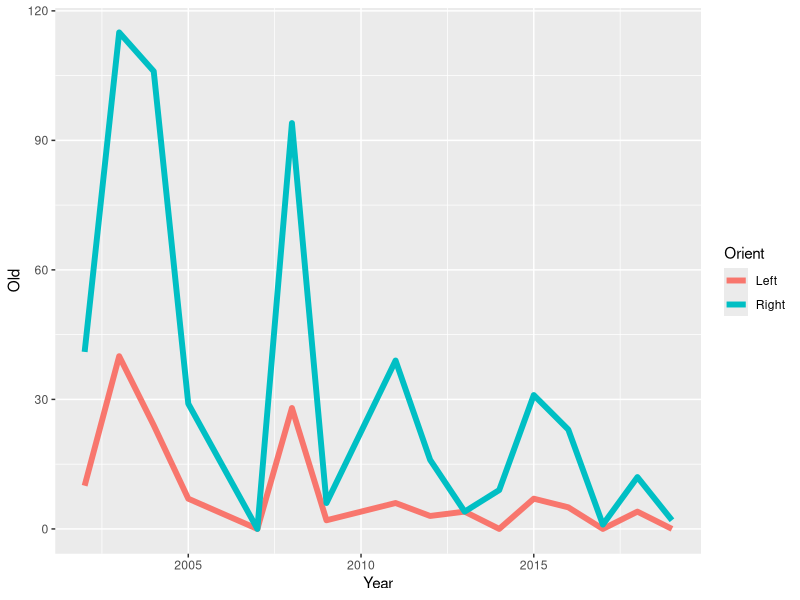
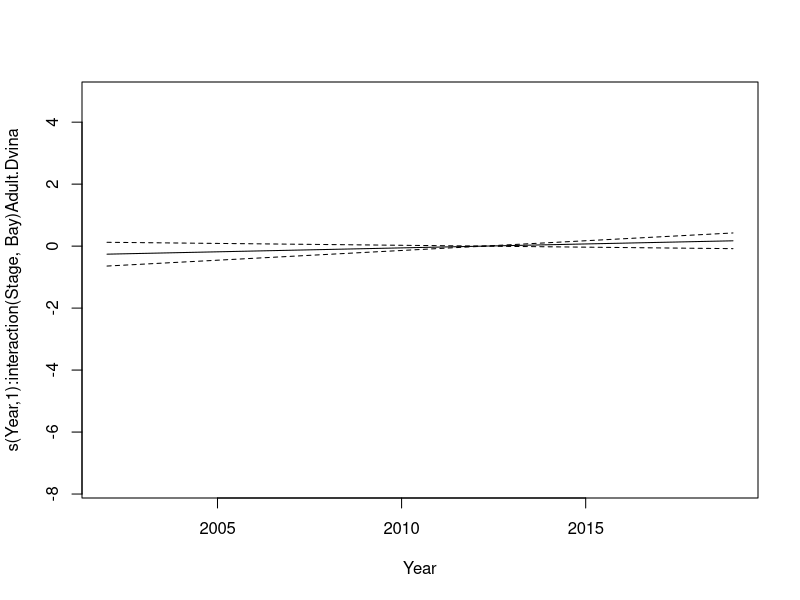
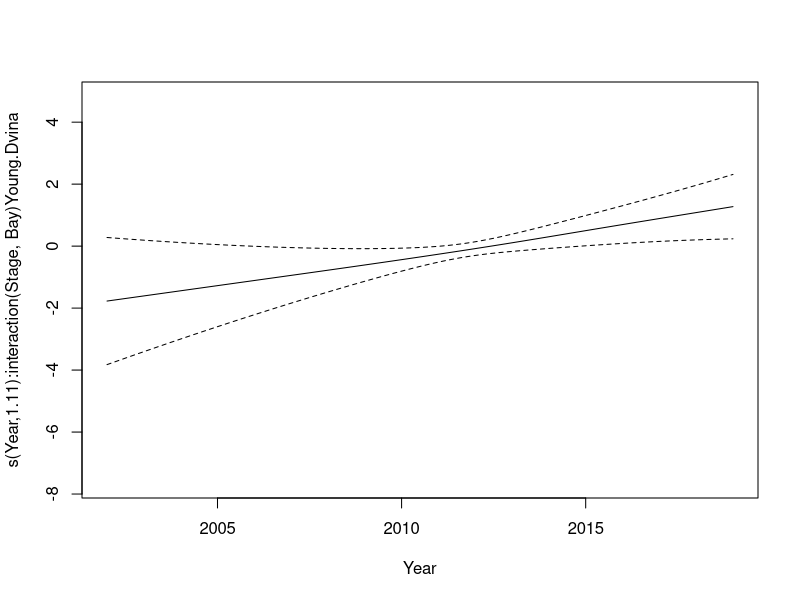
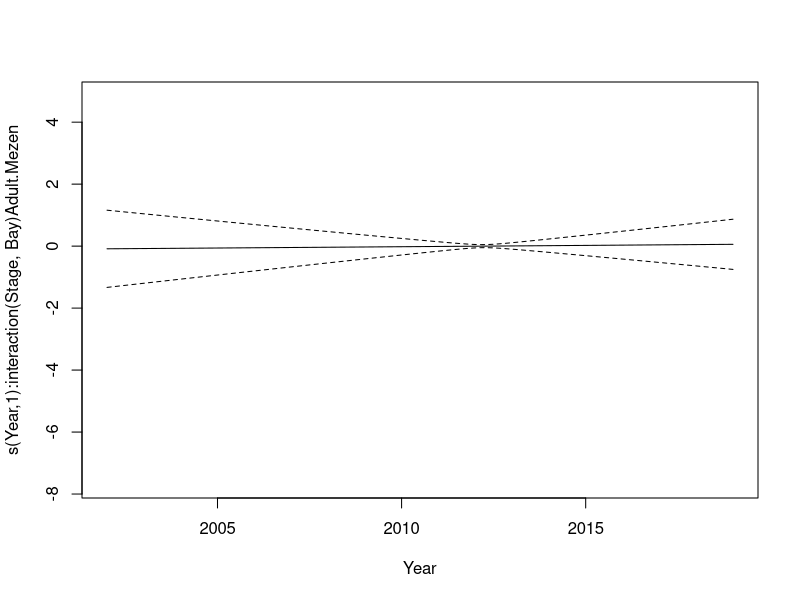
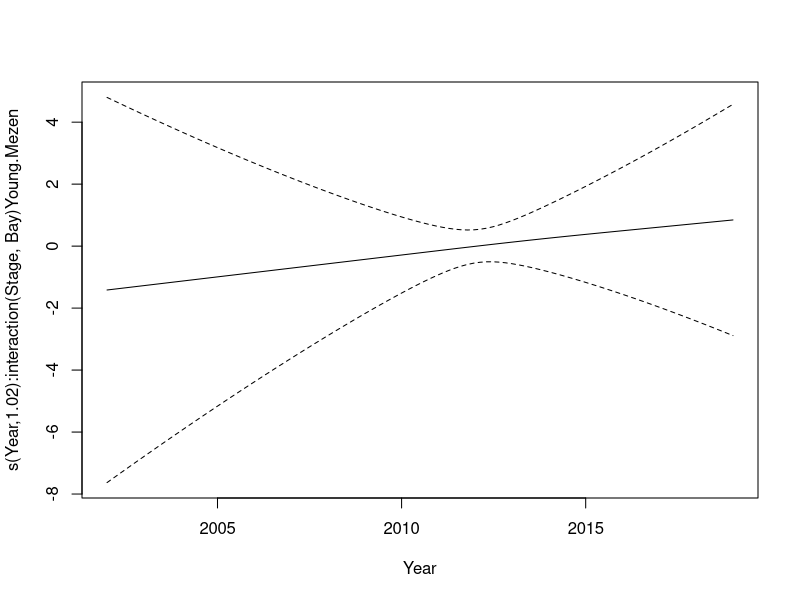
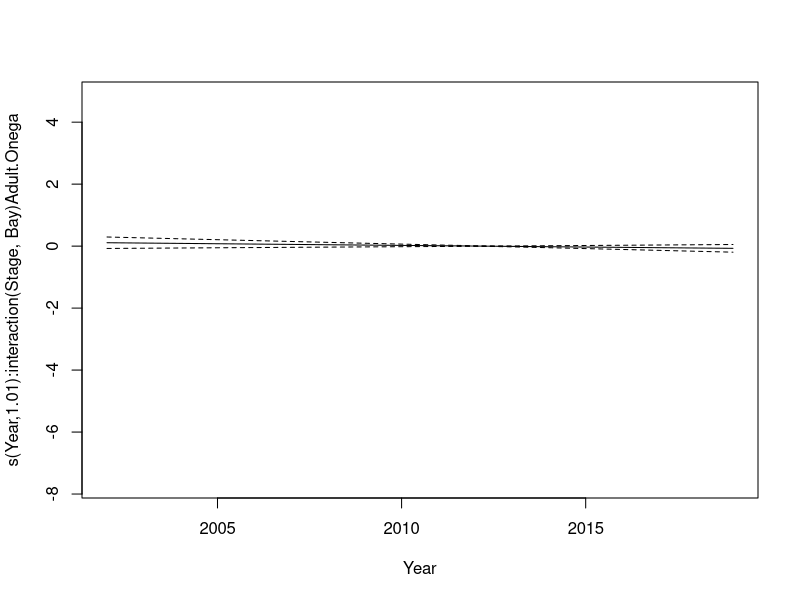
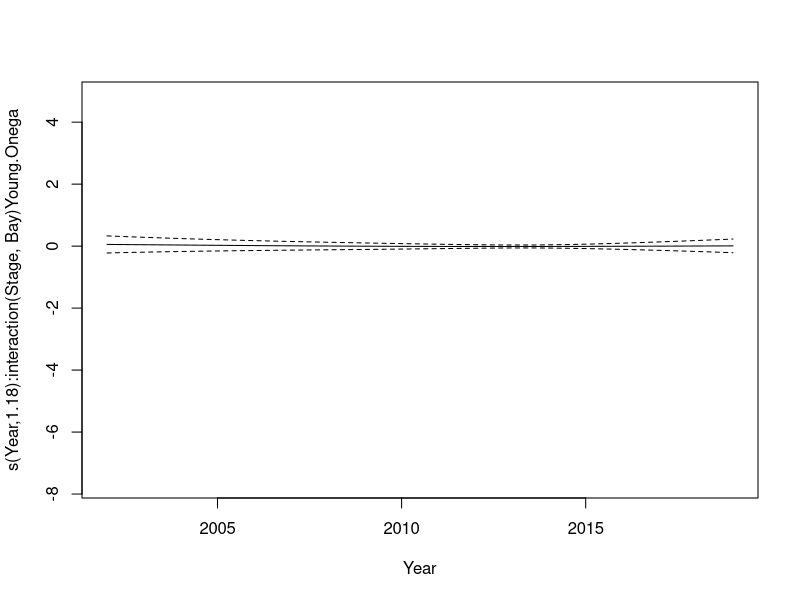
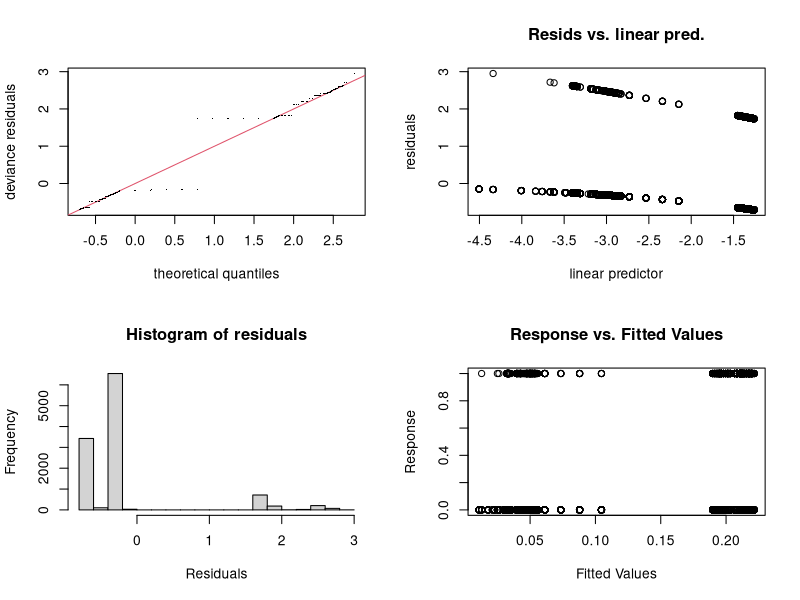

Write the R code that produced these figures, in order.
library(dplyr)
library(tidyr)
library(ggplot2)
library(readxl)
library(reshape2)
library(vegan)
library(mgcv)

cam <- read_excel("Data/All_length_age_year.xlsx") 





lefts <- cam %>% filter(Orient == "Left") 

rights <- cam %>% filter(Orient == "Right") 


left_w <- lefts %>%  count(Age, Bay, Year) %>% spread(Age, n, fill = 0) %>% select(-c( Year, "1")) %>% select(-Bay)

right_w <- rights %>%  group_by(Bay) %>% count(Age, Year) %>% spread(Age, n, fill = 0) %>% select(-"1")



left_w_onega <- left_w %>% filter(right_w$Bay == "Onega") %>% mutate(Old = `8`+`9`+`10`+`11`+`12`+`13` ) %>% select(-c(`8`,`9`,`10`,`11`,`12`,`13`))


right_w_onega <- right_w %>% filter(Bay == "Onega") %>% mutate(Old = `8`+`9`+`10`+`11`+`12`+`13` ) %>% select(-c(`8`,`9`,`10`,`11`,`12`,`13`))




left_stages_onega <- left_w_onega %>% mutate(Young = `2`+`3`, Med = `4`+`5`, Old = Old + `6` + `7`) %>% select(Young, Med, Old) %>% mutate(Orient = "Left")

rigth_stages_onega <- right_w_onega %>% mutate(Young = `2`+`3`, Med = `4`+`5`, Old = Old + `6` + `7`) %>% select(Young, Med, Old, Year) %>% mutate(Orient = "Right")

stages_onega <- rbind(rigth_stages_onega, left_stages_onega) 

stages_onega$Bay <- "Onega"

stages_onega$Year <- rep(stages_onega$Year[!is.na(stages_onega$Year)], 2) 


ggplot(stages_onega, aes(x= Year, y = Old, color = Orient)) + geom_line(size = 2)




left_young_mature <- left_w %>% mutate(Young = `2`+`3`+`4` + `5`, Mature =  `6`+`7`+`8`+`9`+`10`+`11`+`12`+`13`) %>% select(Young, Mature)

right_young_mature <- right_w %>% mutate(Young = `2`+`3`+`4` + `5` , Mature =  `6`+`7`+`8`+`9`+`10`+`11`+`12`+`13`) %>% select(Young, Mature, Bay, Year)


young_mature <- 
data.frame(Prop_left = left_young_mature$Young/(left_young_mature$Young+right_young_mature$Young),
           Year = right_young_mature$Year,
           Bay = right_young_mature$Bay,
           Prop_young = right_young_mature$Young/(right_young_mature$Mature + right_young_mature$Young))



Mod <- lm(Prop_left ~ Prop_young + Bay, data = young_mature )

summary(Mod)


# Строим модель динамики доли левых

cam <- cam %>% mutate(Orient2 = ifelse(Orient == "Left", 1, 0))

cam <- cam %>% mutate(Stage = ifelse(Age <= 3 , "Young", "Adult"))


Mod <- gam(Orient2 ~ s(Year, by = interaction(Stage, Bay)) + Stage * Bay, data = cam, family = "binomial")

plot(Mod)

gam.check(Mod)

summary(Mod)

mydata <- cam %>% group_by(Bay) %>% do(expand.grid(Stage = c("Young", "Adult"), Year = seq(min(.$Year), max(.$Year), 1)))


predicted <- predict(Mod, newdata = mydata, se.fit = T, type = "response")


mydata$Fit = predicted$fit

mydata$SE = predicted$se.fit


left_freq <- cam %>%  group_by(Bay, Year, Stage) %>% summarise(Left_prop = mean(Orient2))

ggplot(mydata, aes(x = Year, y = Fit, color = Stage, fill = Stage)) + geom_line(size = 1) + facet_wrap(~Bay) + geom_point(data = left_freq, aes(y = Left_prop, color = Stage))

anova(Mod)



cam$Bay <- factor(cam$Bay)

Mod2 <- gam(Orient2 ~ s(Year, by = Bay) +  Bay, data = cam, family = "binomial")

# Mod2 <- glm(Orient2 ~ Year*Bay, data = cam, family = "binomial")


plot(Mod2)

gam.check(Mod2)

summary(Mod2)

mydata <- cam %>% group_by(Bay) %>% do(data.frame(Year = seq(min(.$Year), max(.$Year), 1)))


predicted <- predict(Mod2, newdata = mydata, se.fit = T, type = "response")


mydata$Fit = predicted$fit

mydata$SE = predicted$se.fit


left_freq <- cam %>%  group_by(Bay, Year) %>% summarise(Left_prop = mean(Orient2))

historic_data <- data.frame(Bay = c("Onega", "Onega", "Dvina", "Кandalaksha", "Кandalaksha"), Year = c(1950, 1948, 2005, 1962, 2006), Left_prop = c(0.285, 0.313, 0.04, 0.38, 0.36), N = c(358, 182, 897, 507, 450) )

historic_data$SE <- with(historic_data, sqrt(Left_prop*(1-Left_prop)/N)  ) 


ggplot(mydata, aes(x = Year, y = Fit, group = Bay)) + geom_line(aes(linetype = Bay), size = 1) + 
    geom_ribbon(aes(ymax = Fit + 1.96*SE, ymin = Fit - 1.96*SE), alpha = 0.2) + 
  geom_point(data = left_freq, aes(y = Left_prop, shape = Bay), size = 3, fill = "gray")  + 
  geom_errorbar(data = historic_data, aes(x = Year, y = Left_prop,   ymin = Left_prop - 1.96 * SE, ymax = Left_prop + 1.96 * SE), width = 0.5) + 
  geom_point(data = historic_data, aes(x = Year, y = Left_prop,  shape = Bay), size = 8, fill = "white")+ 
  labs(x = "Year",  y = "Probability of beeng left-sided") + 
  theme_bw() + scale_shape_manual(values = c(15, 17, 16, 18))  


facet_wrap(~Bay, scales = "free_x")  

ggplot(cam, aes(x = Year, y = Age, group = Year)) + geom_boxplot(fill = "gray") + facet_wrap(~Bay)  + theme_bw() + labs(y = "Age (years)")


